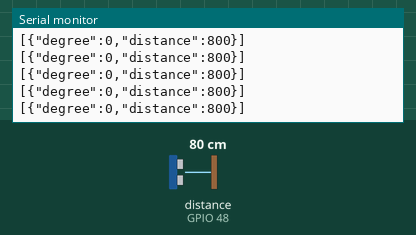
Bench run of a sketch on a simulated ESP32-C3. On the bench: the last lines printed to the serial monitor. The inputs (shaded band) are chosen by the test bench; at power-on: distance to the obstacle (sensor on GPIO 48) 80 cm.

Above: at 1.2 s.
1.3 s: distance to the obstacle (sensor on GPIO 48) set to 2 cm
At 1.34 s:
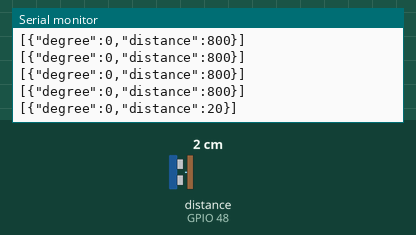
2.8 s: distance to the obstacle (sensor on GPIO 48) set to 4 cm
At 2.84 s:
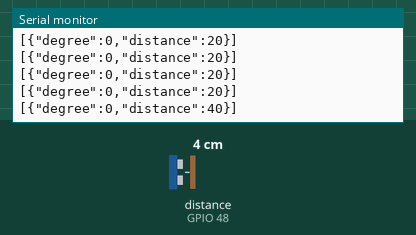
Timing chart, 0 to 5.8 s (numbered marks = the images above; inputs shaded):
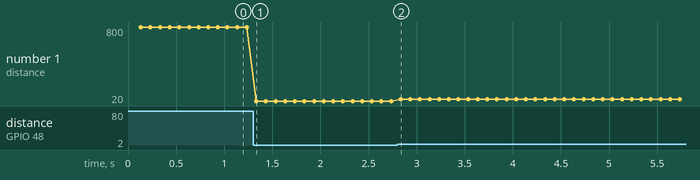

Measured:
- after the input at 1.3 s, the serial monitor: prints a new line at once (image 1)
- after the input at 2.8 s, the serial monitor: prints a new line at once (image 2)
- plotted number 1: 800 → 20 after the input at 1.3 s, 20 → 40 after the input at 2.8 s

The sketch:

TOFRadar.ino
```cpp
#include <Wire.h>
#include <VL53L0X.h>
#include <ArduinoJson.h>

// Flexible structure array implementation targeting modular additions
struct ToFSensor {
  VL53L0X sensor;
  int xshutPin;      // GPIO pin tied to physical sensor XSHUT
  int address;       // Designated runtime unique I2C address map
  int degree;        // Structural vector degree mapping layout property
  bool isReady;      // Internal operational check flag
};

// ESP32-C3 Supermini Mapping Reference
// Simply add/remove lines here to scale up your project array
ToFSensor sensors[] = {
  {VL53L0X(), 0, 0x30, 0, false},   // Sensor 1: Bound to GPIO 0 at 0 deg orientation
  {VL53L0X(), 1, 0x31, 90, false},  // Sensor 2: Bound to GPIO 1 at 90 deg orientation
  {VL53L0X(), 2, 0x32, 180, false}  // Sensor 3: Bound to GPIO 2 at 180 deg orientation
};

const int totalSensors = sizeof(sensors) / sizeof(sensors);

// Non-blocking timer tracking variable
unsigned long lastTransmissionTime = 0;
const unsigned long transmissionInterval = 100; // Send telemetry package every 100ms

void initSensors() {
  // Force reset status states out to physical pins
  for (int i = 0; i < totalSensors; i++) {
    pinMode(sensors[i].xshutPin, OUTPUT);
    digitalWrite(sensors[i].xshutPin, LOW);
  }
  delay(15);

  // Address reassignment iterations sequentially
  for (int i = 0; i < totalSensors; i++) {
    // Release isolated hardware line targeted for current setup iteration
    pinMode(sensors[i].xshutPin, INPUT);
    delay(15);

    sensors[i].sensor.setTimeout(200);
    if (!sensors[i].sensor.init()) {
      // Diagnostic fallback tracking if a sensor fails during startup
      continue;
    }

    // Change address profile target mapping away from standard baseline configurations (0x29)
    sensors[i].sensor.setAddress(sensors[i].address);
    sensors[i].isReady = true;

    // Trigger high-speed background tracking telemetry mode
    sensors[i].sensor.startContinuous();
  }
}

void setup() {
  // ESP32-C3 uses native USB Serial. 115200 is used as a baseline standard.
  Serial.begin(115200);

  // ESP32-C3 Supermini Default Pin initialization mapping structure (SDA=GPIO 8, SCL=GPIO 9)
  Wire.begin(8, 9);

  // Sequence operational array blocks
  initSensors();
}

void loop() {
  unsigned long currentTime = millis();

  // Non-blocking loop pacing telemetry dispatch intervals
  if (currentTime - lastTransmissionTime >= transmissionInterval) {
    lastTransmissionTime = currentTime;

    // Allocate JSON Document dynamically matching sensor count
    JsonDocument doc;
    JsonArray sensorArray = doc.to<JsonArray>();

    for (int i = 0; i < totalSensors; i++) {
      JsonObject sensorObject = sensorArray.add<JsonObject>();
      sensorObject["degree"] = sensors[i].degree;

      if (sensors[i].isReady) {
        uint16_t dist = sensors[i].sensor.readRangeContinuousMillimeters();
        if (sensors[i].sensor.timeoutOccurred()) {
          sensorObject["distance"] = -1; // -1 represents structural hardware Timeout
        } else {
          sensorObject["distance"] = dist;
        }
      } else {
        sensorObject["distance"] = -2; // -2 represents structural hardware Offline
      }
    }

    // Output clean minified JSON down the USB streaming pipe ending with a newline
    serializeJson(doc, Serial);
    Serial.println();
  }
}
```
